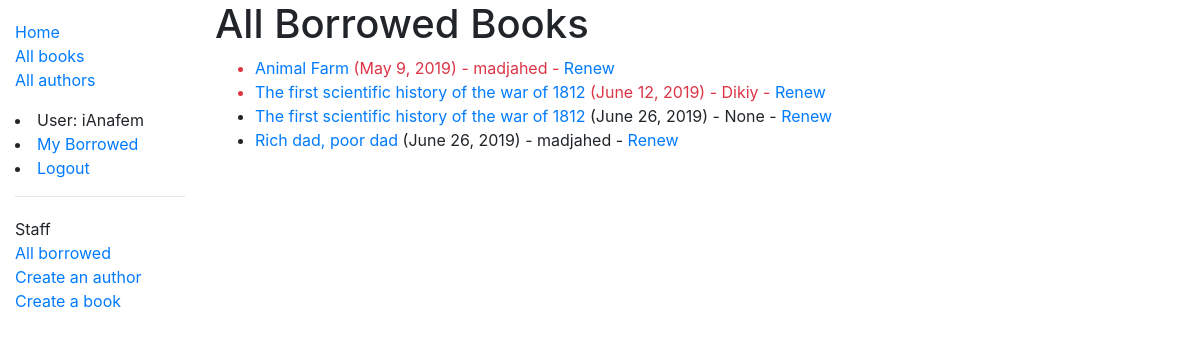
/catalog/borrowed/ (signed in), run on an earlier commit of the app's database.
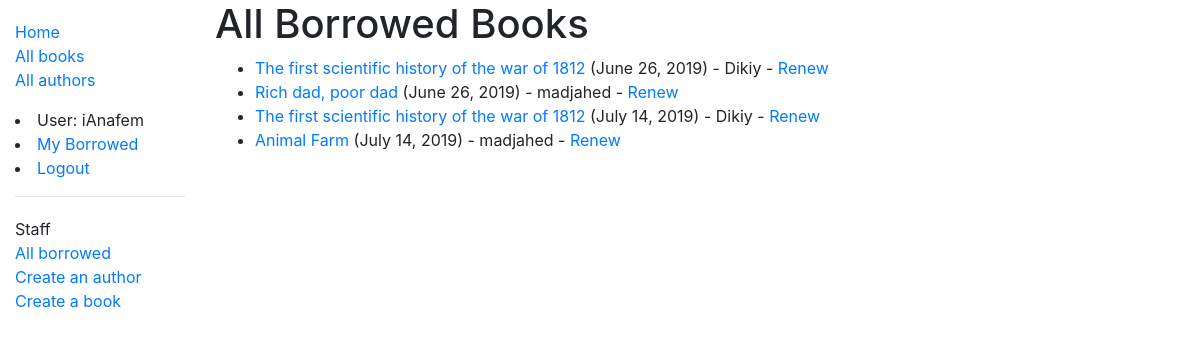
And on a later commit of the database.
### catalog/models.py (models this page shows, shortened)
class BookInstance(models.Model):
    id = models.UUIDField(
        primary_key=True,
        default=uuid.uuid4,
        help_text='Unique ID for this particular book across whole library'
    )
    book = models.ForeignKey('Book', on_delete=models.SET_NULL, null=True)
    imprint = models.CharField(max_length=200)
    due_back = models.DateField(null=True, blank=True)
    LOAN_STATUS = (
        ('m', 'Maintenance'),
        ('o', 'On loan'),
        ('a', 'Available'),
        ('r', 'Reserved'),
    )
    status = models.CharField(
        max_length=1,
        choices=LOAN_STATUS,
        blank=True,
        default='m',
        help_text='Book availability',
    )
    borrower = models.ForeignKey(User, on_delete=models.SET_NULL, null=True, blank=True)
    class Meta:
        ordering = ['due_back']
        permissions = (("can_mark_returned", "Set book as returned"),)
    @property
    def is_overdue(self):
        if self.due_back and date.today() > self.due_back:
            return True
        return False

class Book(models.Model):
    title = models.CharField(max_length=200)
    author = models.ForeignKey('Author', on_delete=models.SET_NULL, null=True)
    language = models.ForeignKey('Language', on_delete=models.SET_NULL, null=True)
    summary = models.TextField(max_length=1000, help_text='Enter a brief description of the book')
    isbn = models.CharField(
        'ISBN',
        max_length=13,
        help_text='13 Character <a href="https://www.isbn-international.org/content/what-isbn">ISBN number</a>'
    )
    def display_genre(self):
        """Create a string for the Genre. This is required to display genre in Admin."""
        return ', '.join(genre.name for genre in self.genre.all()[:3])
    display_genre.short_description = 'Genre'
    genre = models.ManyToManyField(Genre, help_text='Select a genre for this book')

### catalog/views.py (the view)
# urls.py: path(r'borrowed/', views.LoanedBooksByAllUsersListView.as_view(), name='all-borrowed'),
class LoanedBooksByAllUsersListView(PermissionRequiredMixin, generic.ListView):
    model = BookInstance
    permission_required = 'catalog.can_mark_returned'
    template_name = 'catalog/bookinstance_list_borrowed_all_users.html'
    paginate_by = 10
    def get_queryset(self):
        return BookInstance.objects.filter(status__exact='o').order_by('due_back')

### catalog/templates/catalog/bookinstance_list_borrowed_all_users.html
{% extends "base_generic.html" %}
{% block content %}
    <h1>All Borrowed Books</h1>
    {% if bookinstance_list %}
    <ul>
      {% for bookinst in bookinstance_list %}
      <li class="{% if bookinst.is_overdue %}text-danger{% endif %}">
        <a href="{% url 'book-detail' bookinst.book.pk %}">{{bookinst.book.title}}</a> ({{ bookinst.due_back }})
          {% if user.is_staff %}
              - {{ bookinst.borrower }}
          {% endif %}
          {% if perms.catalog.can_mark_returned %}
              - <a href="{% url 'renew-book-librarian' bookinst.id %}">Renew</a>
          {% endif %}
      </li>
      {% endfor %}
    </ul>
    {% else %}
      <p>There are no books borrowed.</p>
    {% endif %}
{% endblock %}

What changed in the data, as far as the page shows it:
changed BookInstance (number 1 of 4 on the later page): borrower "None" → "Dikiy"
changed BookInstance (number 3 of 4 on the later page): due_back "June 12, 2019" → "July 14, 2019"; moves down the list
changed BookInstance "Animal Farm": due_back "May 9, 2019" → "July 14, 2019"; moves down the list
